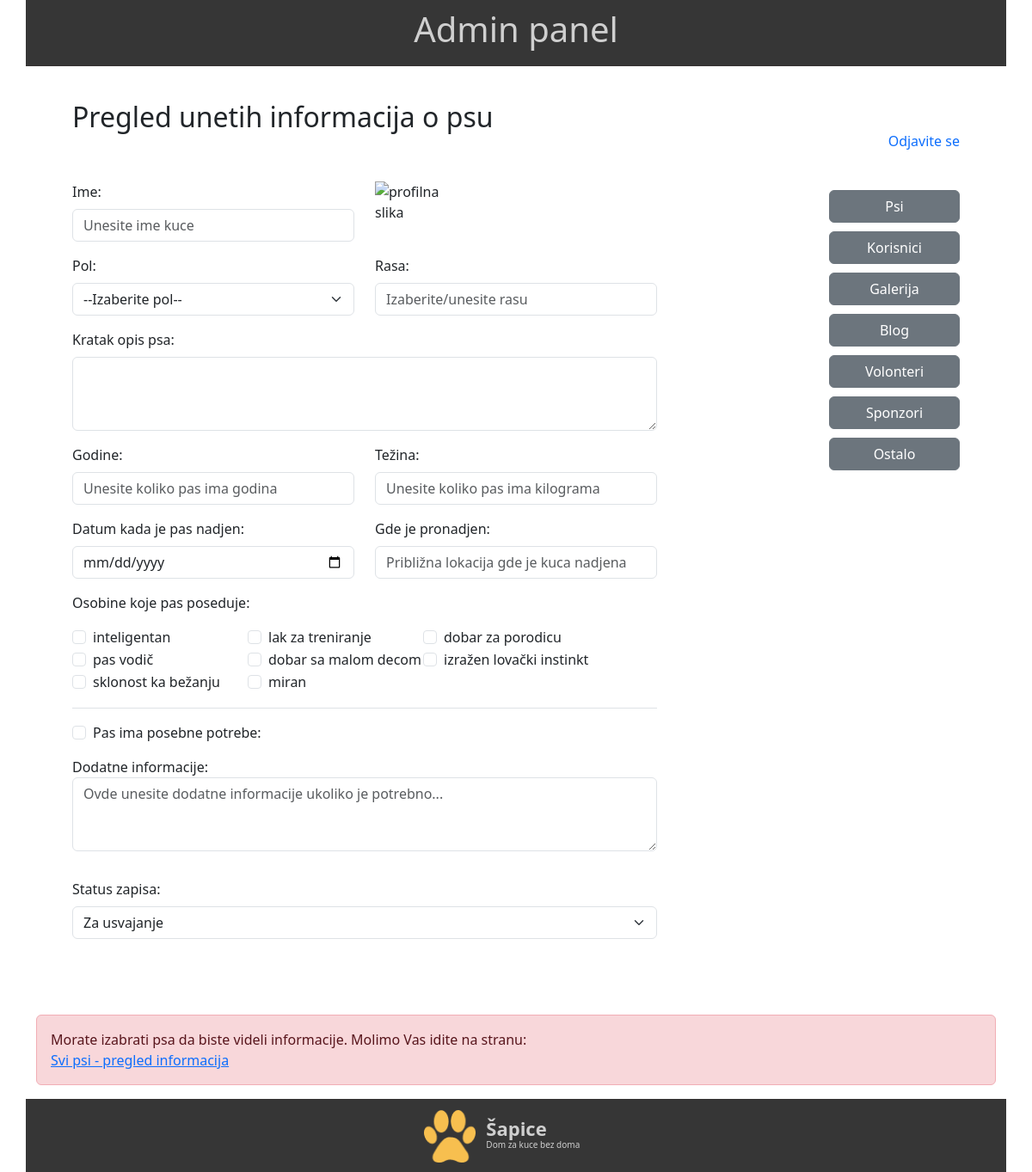
/Sapice_admin/view_dog.php (signed in), run on the app's committed database.
### tables this page shows
CREATE TABLE `characteristics` (
  `char_id` int(10) UNSIGNED NOT NULL,
  `name` varchar(250) NOT NULL,
  `status` int(11) NOT NULL DEFAULT 1 COMMENT '0-obrisana\r\n1-aktivna'
);

### Sapice_admin/classes/class_base.php (called while the page is built, shortened)
<?php
class Base{
    private $db;
    public function connect() {
        $this->db=mysqli_connect("localhost", "root", "", "sapice");
        return $this->db;
    }
    public function query($query) {
        return mysqli_query($this->db, $query);
    }
    public function fetch_object($result){
        return mysqli_fetch_object($result);
    }
}
?>

### Sapice_admin/view_dog.php (the view, shortened to what this page needs)
<?php
    require_once("include/functions.php");
    require_once("classes/class_base.php");
    $db=new Base();
    isset($_GET['id'])? $id=$_GET['id']: $id=NULL;
?>
<!DOCTYPE html>
<html lang="en">
<head>
    <?php require_once("components/_admin_head.php");?>
</head>
<body>
<div class="container">
    <?php require_once("components/_admin_header.php");?>
    <div class="row admin">
        <div class="col-8 mb-5 ">
            <h2>Pregled unetih informacija o psu</h2>
        </div>
        <div class="col-4 text-end align-self-center">
            <a href="logout.php?page=new_dog.php" class="text-decoration-none" id="logout-link">Odjavite se</a>
        </div>
        <div class="col-8 me-auto">
            <form id="dog-form" method="POST" enctype="multipart/form-data">
                <div class="row mb-3">
                    <div class="col-6">
                        <label for="name" class="form-label">Ime:</label>
                        <input type="text" class="form-control" id="name" name="name" placeholder="Unesite ime kuce">
                    </div>
                    <div class="col-2" >
                        <img name="old_img" id="old_img" src="" alt="profilna slika" height="100"></img>
                    </div>
                </div>
                    <div class="row">
                    <div class="col-6">
                        <label for="gender" class="form-label">Pol:</label>
                        <select name="gender" id="gender" class="form-select">
                            <option value="0">--Izaberite pol--</option>
                        </select>
                    </div>
                    <div class="col-6">
                        <label for="breed" class="form-label">Rasa:</label>
                        <input class="form-control" list="datalistOptions" id="breed" name="breed" placeholder="Izaberite/unesite rasu">
                    </div>
                </div>
                <div class="mb-3 mt-3">
                    <label for="description" class="form-label">Kratak opis psa:</label>
                    <textarea name="description" id="description" rows="3" class="form-control"></textarea>
                </div>
                <div class="row">
                    <div class="col-6">
                        <label for="age" class="form-label">Godine:</label>
                        <input type="number" class="form-control" min="0" max="20" id="age" name="age" placeholder="Unesite koliko pas ima godina">
                    </div>
                    <div class="col-6">
                        <label for="weight" class="form-label">Težina:</label>
                        <input type="number" class="form-control" id="weight" name="weight" placeholder="Unesite koliko pas ima kilograma">
                    </div>
                </div>
                <div class="row">
                    <div class="col-6 mb-3 mt-3">
                        <label for="found_when" class="form-label">Datum kada je pas nadjen:</label>
                        <input type="date" class="form-control" id="found_when" name="found_when" placeholder="Kada je pas nadjen?">
                    </div>
                    <div class="col-6 mb-3 mt-3">
                        <label for="found_where" class="form-label">Gde je pronadjen:</label>
                        <input type="text" class="form-control" id="found_where" name="found_where" placeholder="Približna lokacija gde je kuca nadjena">
                    </div>
                </div>
                <div class="mb-3 pb-3 border-bottom light-border osobine">
                    <p>Osobine koje pas poseduje:</p>
                    <?php
                        $query="SELECT * FROM characteristics WHERE status=1";
                        $result=$db->query($query);
                        while($row=$db->fetch_object($result)) {
                            echo "<div class='form-check'>";
                            echo "<input type='checkbox' class='form-check-input' id='char{$row->char_id}' name='char{$row->char_id}' value='char{$row->char_id}'>{$row->name}</div>";
                        }
                    ?>
                </div>
                <div class="mb-3 mt-3 form-check">
                    <input type="checkbox" class="form-check-input" id="need1" name="need1">Pas ima posebne potrebe:
                </div>
                <div class="mb-3 mt-3">
                    <label for="comment">Dodatne informacije:</label>
                    <textarea class="form-control" rows="3" id="comment" name="comment" placeholder="Ovde unesite dodatne informacije ukoliko je potrebno..."></textarea>
                </div>
                <div class="row">
                    <div class="mb-3 mt-3">
                        <label for="gender" class="form-label">Status zapisa:</label>
                        <select name="status" id="status" class="form-select">
                            <option value="1">Za usvajanje</option>
                        </select>
                    </div>
                </div>
            </form>
        </div>
        <?php require_once("components/_admin_menu_left.php");?>
    </div>
            <div id="answer">
                <?php if(!$id) {?>
                <div class="alert alert-danger">Morate izabrati psa da biste videli informacije. Molimo Vas idite na stranu: <br><a href="all_dogs.php">Svi psi - pregled informacija</a> </div>
                <?php }?>
            </div>
    <?php require_once("components/_admin_footer.php");?>
</div>
</body>
</html>

### Sapice_admin/include/style.css (style rules this page uses)
.row.admin { padding: 30px; margin: 10px auto; }
.osobine { display: flex; flex-wrap: wrap; }
.osobine p { flex-basis: 100%; }
.osobine .form-check { flex-basis: 30%; }

### data on the page
characteristics: name "inteligentan"
characteristics: name "lak za treniranje"
characteristics: name "dobar za porodicu"
characteristics: name "pas vodič"
characteristics: name "dobar sa malom decom"
characteristics: name "izražen lovački instinkt"
characteristics: name "sklonost ka bežanju"
characteristics: name "miran"

### other printed values
$group "Psi"
$group "Korisnici"
$group "Galerija"
$group "Blog"
$group "Volonteri"
$group "Sponzori"
$group "Ostalo"
